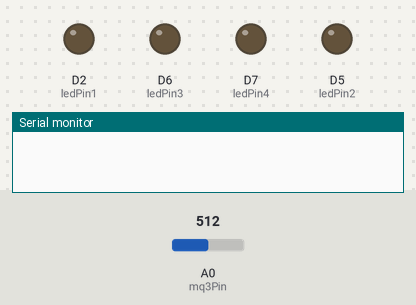
A sketch run on a simulated ESP8266 (NodeMCU). Shown: output pins drawn as LEDs (lit = HIGH), the last lines printed to the serial monitor. The inputs (shaded band) are chosen by the test bench; at power-on: A0 (mq3Pin) = 512. WiFi joins after 1.5 s; servers stay silent unless stated.

Above: at 0.1 s.
At 2.1 s:
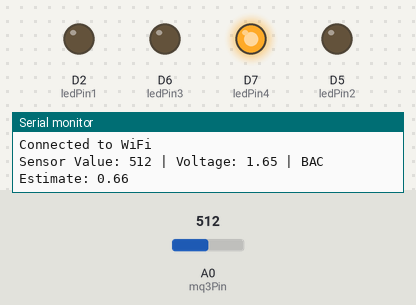
Timing chart, 0 to 3.6 s (numbered marks = the images above):
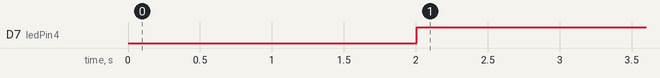

Measured:
- by itself, D7 (ledPin4): LOW → HIGH at 2.0 s

The sketch:

IoT_Breathalyzer_Logger.ino
```cpp
#include <ESP8266WiFi.h>
#include <ThingSpeak.h>

// WiFi credentials
const char* ssid = "QQ";         // Replace with your Wi-Fi SSID
const char* password = "aaaa1111"; // Replace with your Wi-Fi password

WiFiClient client;

// ThingSpeak channel info
unsigned long myChannelNumber = 2930117; // Replace with your ThingSpeak Channel number
const char* myWriteAPIKey = "0BY7CE3V9F00AISF";  // Replace with your ThingSpeak Write API Key

// Pin definitions for LEDs
int mq3Pin = A0;            // MQ-3 sensor connected to A0
int ledPin1 = D2;           // Level 1 LED (No Alcohol)
int ledPin2 = D5;           // Level 2 LED (Low Alcohol)
int ledPin3 = D6;           // Level 3 LED (Moderate Alcohol)
int ledPin4 = D7;           // Level 4 LED (High Alcohol)

void setup() {
  // Start the serial communication
  Serial.begin(115200);

  // Connect to Wi-Fi
  WiFi.begin(ssid, password);

  // Wait for Wi-Fi connection
  while (WiFi.status() != WL_CONNECTED) {
    delay(1000);
    Serial.println("Connecting to WiFi...");
  }
  Serial.println("Connected to WiFi");

  // Initialize ThingSpeak
  ThingSpeak.begin(client);

  // Set LED pins as OUTPUT
  pinMode(ledPin1, OUTPUT);
  pinMode(ledPin2, OUTPUT);
  pinMode(ledPin3, OUTPUT);
  pinMode(ledPin4, OUTPUT);
}

void loop() {
  // Read the value from the MQ-3 alcohol sensor
  int sensorValue = analogRead(mq3Pin);
  float voltage = sensorValue * (3.3 / 1023.0);  // Convert sensor value to voltage
  float bacEstimate = voltage * 0.4; // Approximate BAC estimation (adjust if needed)

  // Print the sensor value, voltage, and BAC estimate
  Serial.print("Sensor Value: "); Serial.print(sensorValue);
  Serial.print(" | Voltage: "); Serial.print(voltage);
  Serial.print(" | BAC Estimate: "); Serial.println(bacEstimate);

  // Control LEDs based on BAC levels
  if (bacEstimate == 0.00) {
    // Level 1: No Alcohol (BAC <= 0.00)
    digitalWrite(ledPin1, HIGH);
    digitalWrite(ledPin2, LOW);
    digitalWrite(ledPin3, LOW);
    digitalWrite(ledPin4, LOW);
  } else if (bacEstimate > 0.00 && bacEstimate <= 0.02) {
    // Level 2: Low Alcohol (0.00 < BAC <= 0.02)
    digitalWrite(ledPin1, LOW);
    digitalWrite(ledPin2, HIGH);
    digitalWrite(ledPin3, LOW);
    digitalWrite(ledPin4, LOW);
  } else if (bacEstimate > 0.02 && bacEstimate <= 0.05) {
    // Level 3: Moderate Alcohol (0.02 < BAC <= 0.05)
    digitalWrite(ledPin1, LOW);
    digitalWrite(ledPin2, LOW);
    digitalWrite(ledPin3, HIGH);
    digitalWrite(ledPin4, LOW);
  } else if (bacEstimate > 0.05) {
    // Level 4: High Alcohol (BAC > 0.05)
    digitalWrite(ledPin1, LOW);
    digitalWrite(ledPin2, LOW);
    digitalWrite(ledPin3, LOW);
    digitalWrite(ledPin4, HIGH);
  }

  // Send the BAC estimate to ThingSpeak
  ThingSpeak.setField(1, bacEstimate);  // Field 1 stores BAC estimate
  int status = ThingSpeak.writeFields(myChannelNumber, myWriteAPIKey);

  // Check if data was sent successfully
  if (status == 200) {
    Serial.println("Data sent to ThingSpeak");
  } else {
    Serial.println("Failed to send data");
  }

  // Wait 15 seconds before taking the next reading (ThingSpeak rate limit)
  delay(15000);
}
```
